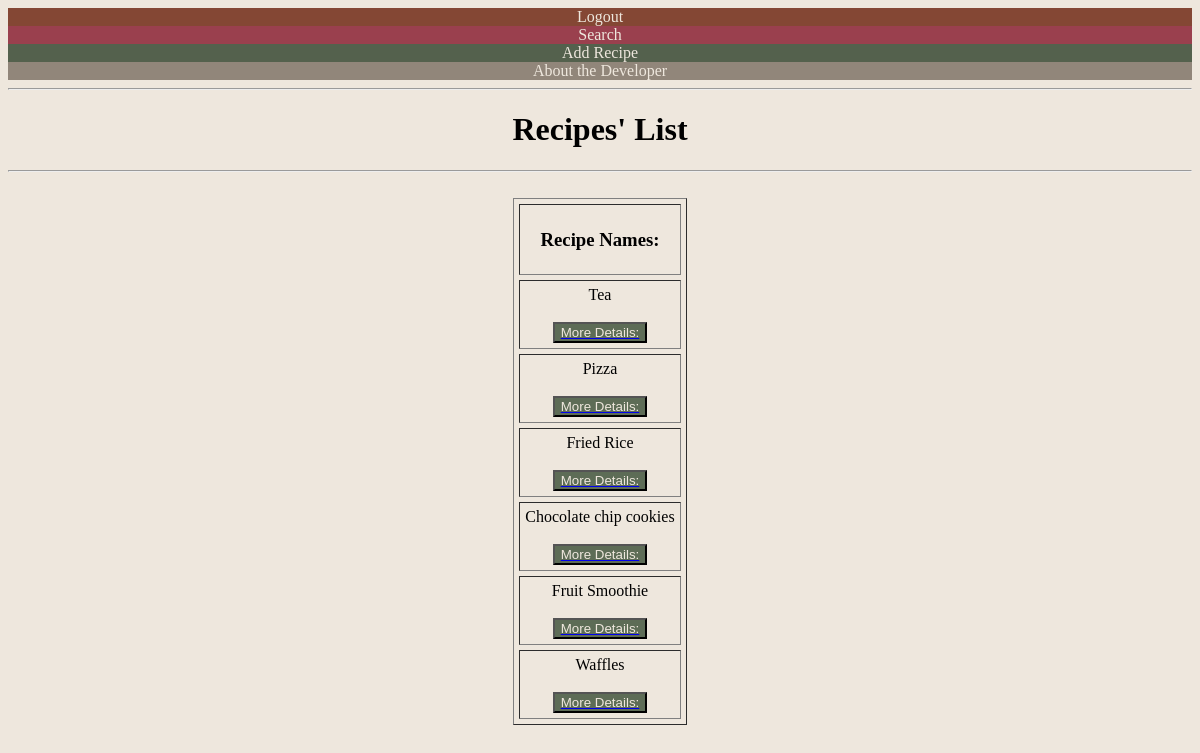
Screenshot of /list/ (signed in) with the database file from the repository.
### recipes/models.py (models this page shows, shortened)
class Recipe(models.Model):
    name= models.CharField(max_length=50)
    ingredients= models.CharField(
        max_length=225,
        help_text="Enter the ingredients , separated by a comma."
    )
    cooking_time= models.IntegerField()
    difficulty= None
    pic= models.ImageField(upload_to='recipes', default='no_picture.jpg')
    @property
    def difficulty(self):
        ingredients = self.ingredients.split(", ")
        if self.cooking_time < 10 and len(ingredients) < 4:
            return "Easy"
        elif self.cooking_time < 10 and len(ingredients) >= 4:
            return "Medium"
        elif self.cooking_time >= 10 and len(ingredients) < 4:
            return "Intermediate"
        elif self.cooking_time >= 10 and len(ingredients) >= 4:
            return "Hard"
        return "Unknown"
    def get_absolute_url(self):
        return reverse ('recipes:detail', kwargs={'pk': self.pk})

### recipes/views.py (the view)
# urls.py: path('list/', RecipeListView.as_view(), name='list'),
class RecipeListView(LoginRequiredMixin, ListView):
    model = Recipe
    template_name = 'recipes/recipe-list.html'

### recipes/templates/recipes/recipe-list.html (shortened to what this page needs)
{% load static %}
<!DOCTYPE html>
<html>
    <head>
    </head>
    <body class="container">
        <nav>
            <a href="{% url 'logout' %}" class="navitem logout-button">Logout</a>
            <a href="{% url 'recipes:search' %}" class="navitem search-button">Search</a>
            <a href="{% url 'recipes:add_recipe' %}" class="navitem add-button">Add Recipe</a>
            <a href="https://sabwood.github.io/portfolio-website/" target="_blank" class="navitem about-button">About the Developer</a>
        </nav>
        <hr>
        <h1 style="text-align: center;">Recipes' List</h1>
        <hr>
        <br>
        <table border="1" cellpadding="5" cellspacing="5" style="margin: 0px auto;">
            <tr>
                <td>
                    <h3 style="text-align: center;">
                        Recipe Names:
                    </h3>
                </td>
            </tr>
            {% for object in object_list %}
            <tr>
                <td>
                    <div style="text-align: center;">
                        {{object.name}}
                    </div>
                    <br>
                    <a href="{{object.get_absolute_url}}">
                        <button type="button" class="center details-button">
                            More Details:
                        </button>
                    </a>
                </td>
            </tr>
            {% endfor %}
        </table>
    </body>
</html>

### recipes/templates/recipes/recipe-list.html (style rules this page uses)
.center { display: block; margin-left: auto; margin-right: auto; }
.container { background-color: #eee7dd; }
.logout-button { background-color: #844734; color: #eee7dd; }
.search-button { background-color: #9a404e; color: #eee7dd; }
.about-button { background-color: #91867a; color: #eee7dd; }
.add-button { background-color: #54614d; color: #eee7dd; }
.details-button { background-color: #5d6c56; color: #eee7dd; }
.navitem { display: block; text-align: center; text-decoration: none; flex: 1; }

### rows the page displays
Recipe: name "Tea"
Recipe: name "Pizza"
Recipe: name "Fried Rice"
Recipe: name "Chocolate chip cookies"
Recipe: name "Fruit Smoothie"
Recipe: name "Waffles"
